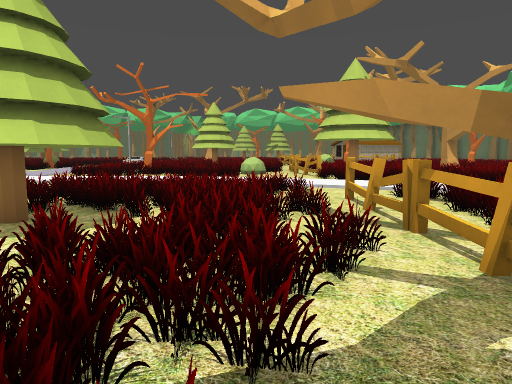
view 1 (above)

24 first-person views from a walk through a Godot game level. The camera is 1.5 m above the floor, tilts 6° down and sees 70° across. Doors that lead somewhere are drawn open, without their leaves. The floor is counted in squares, 2 m on a side. Each view is taken from the middle of a square. On the plan, view 1 faces up. The plan holds only what a view shows up to about 11 squares ahead; the rest is blank. The place goes on beyond the plan. Some surface patterns are stand-ins.

view 2
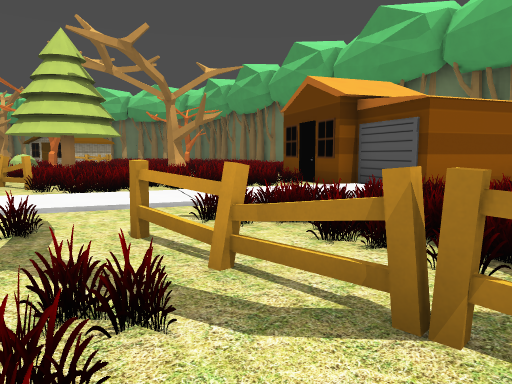

view 3
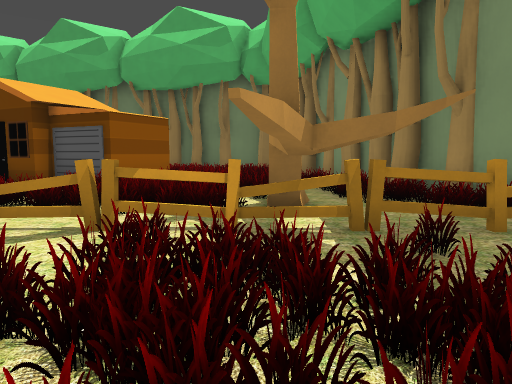

view 4
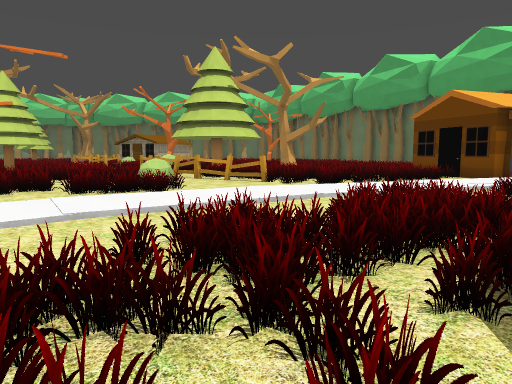

view 5
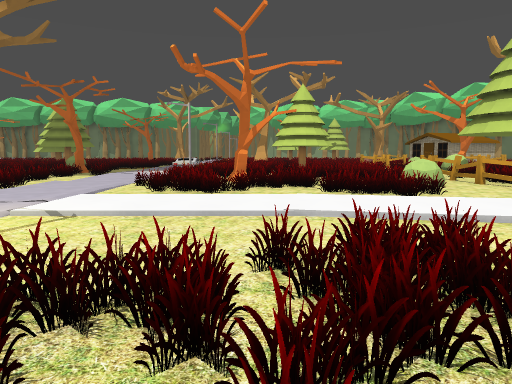

view 6
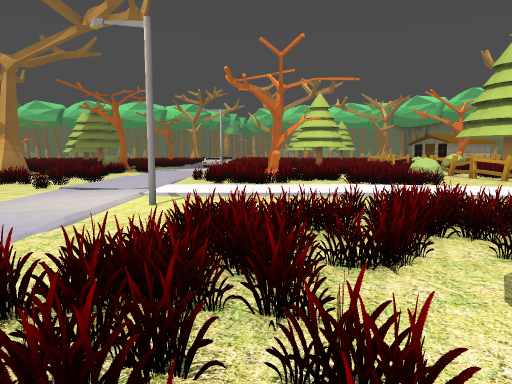

view 7
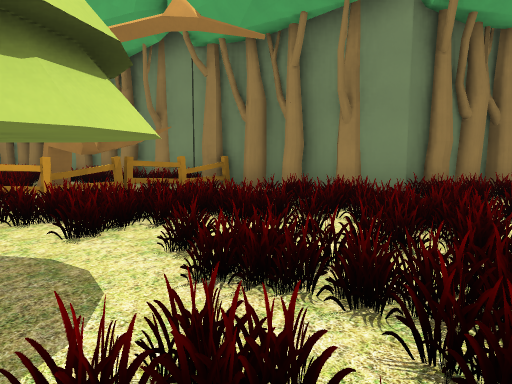

view 8
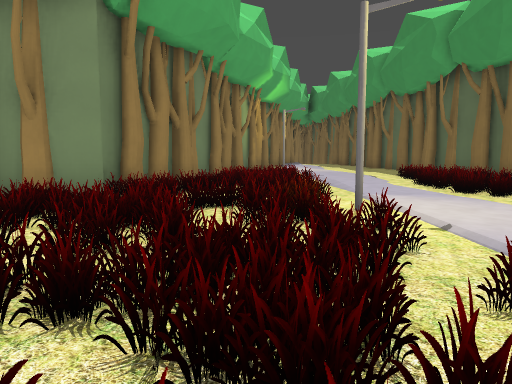

view 9
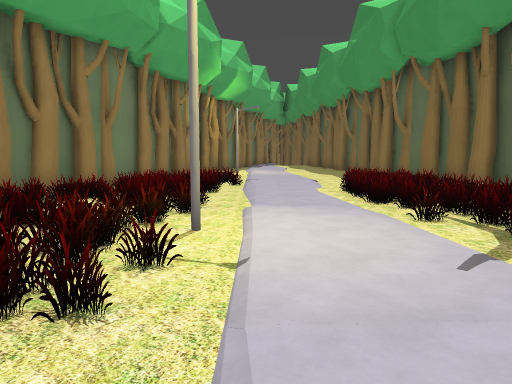

view 10
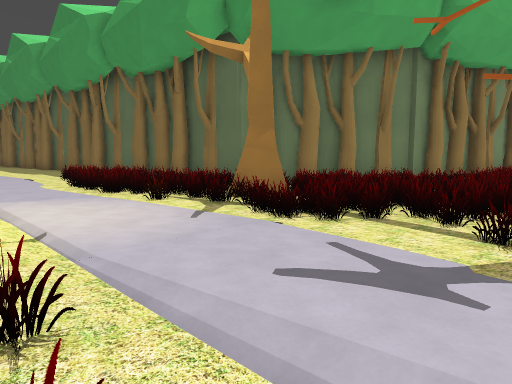

view 11
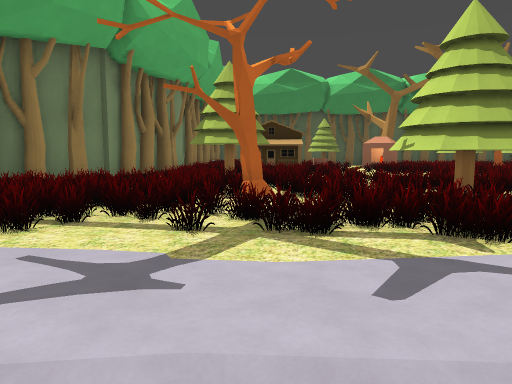

view 12
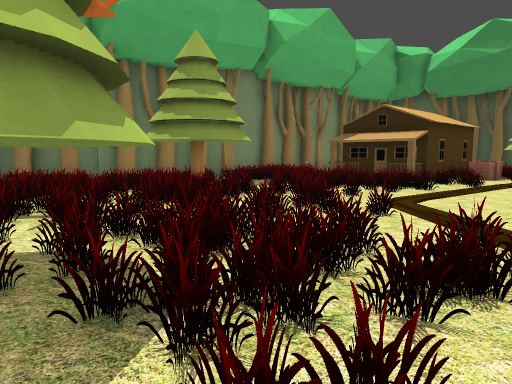

view 13
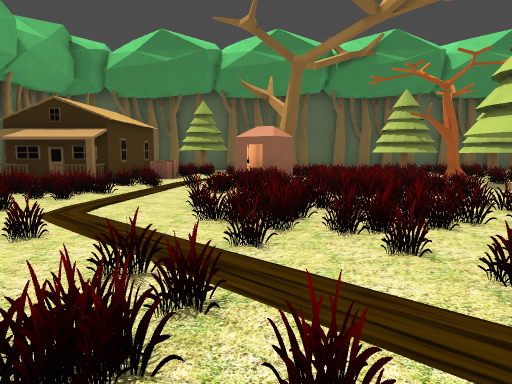

view 14
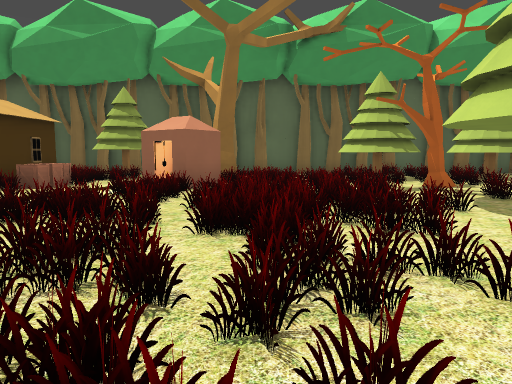

view 15
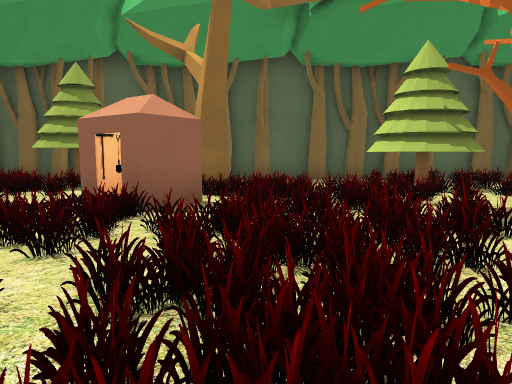

view 16
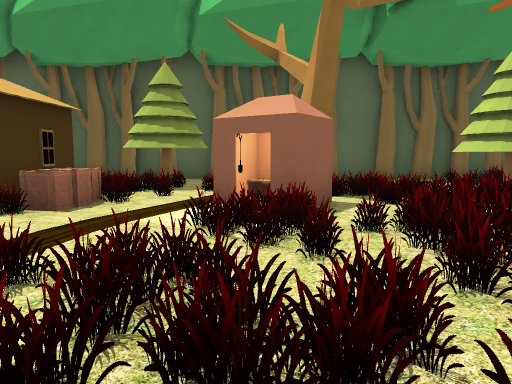

view 17
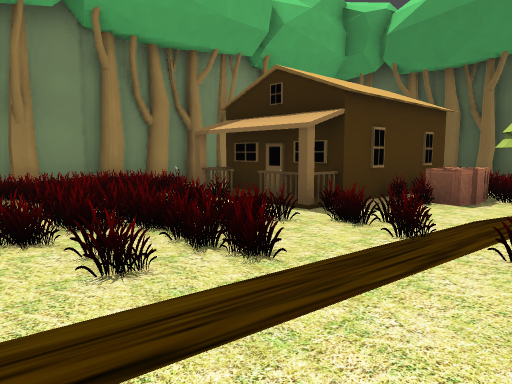

view 18
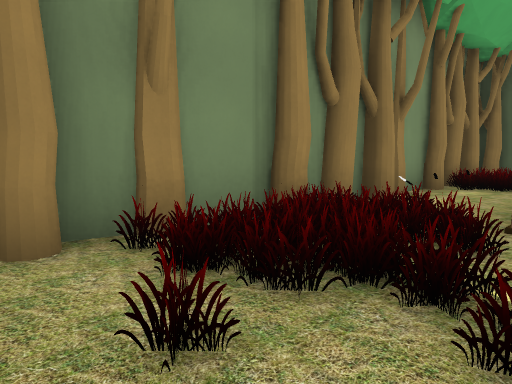

view 19
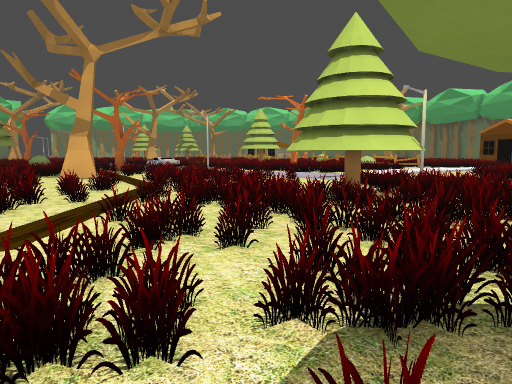

view 20
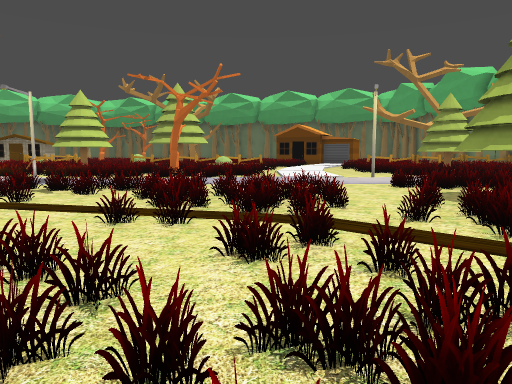

view 21
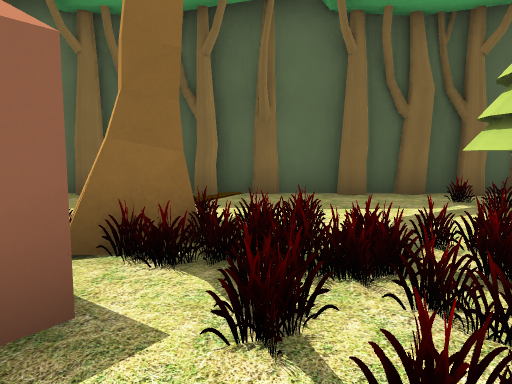

view 22
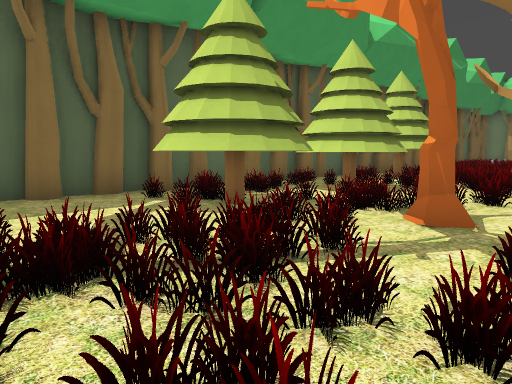

view 23
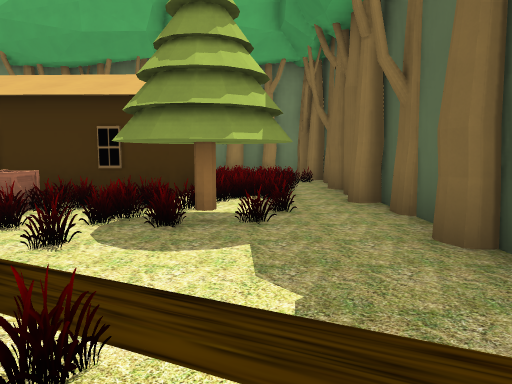

view 24
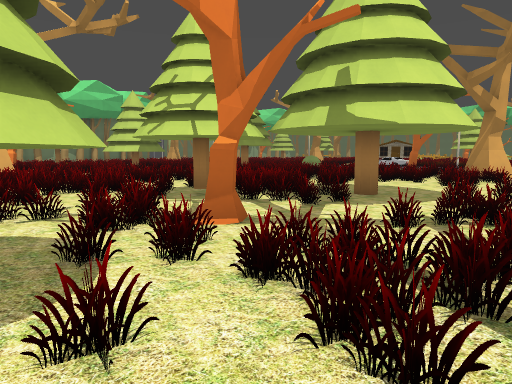

### Floor plan
Key: @ floor where view 1 was taken; # wall or solid block; x gap in a wall; . main floor; : floor 0.25 m higher than the main floor; / step, stairs or slope; D open door; = window, fence, low wall or low ledge; T tree; H house; B bush; A box.
Columns run from 30 left of view 1 to 9 right of it. Each row starts with its distance up from view 1.
 21 #.
 20 #.TT.....
 19 #.TTT..T.
 18 # .T..... ...
 17 # .T...........    ../
 16 #.TTT.T..T......#..../:         x
 15 #.TTT................/..       .=
 14 #..................../..   .. B.x
 13 #..................../:.. ... B.#
 12 #...................././........#.
 11 #..## #.............././/////.....
 10 #....#D................/::::::://...
  9 #..........................///::://...H
  8 #..T.............TTT...#.......//:::/.H
  7 #....AA..........TTT.../.........//:::H
  6 #...HH HH.........  ............#.  /H.H
  5 #.     HH............../...TT...x.    HH
  4 #.     HH........T...../..TTT...x.
  3 #.  .........T .. ...../...TT...#.
  2 #. .=.=.#....      ...:/........##.
  1 ############.       ...........=x..
  0            ####    .......... @.x..  ###
 -1               ##   T....#..     #.####
 -2                ##   .../...  #####
 -3                     ........##
 -4                   #  ../.   #
 -5                   #  ../.  #
 -6                   #  ..:.  #
 -7                   #  ....  #
 -8                      ...  ##

Positions as (right, up) in squares from view 1, and headings:
1: (0, 0), facing up
2: (0, 3), facing up-right
3: (-2, 2), facing right
4: (-5, 5), facing up-right
5: (-4, 5), facing up
6: (-5, 3), facing up
7: (-5, 4), facing down-right
8: (-5, 4), facing down
9: (-7, 3), facing down
10: (-6, 4), facing down-left
11: (-6, 4), facing left
12: (-12, 10), facing down-left
13: (-13, 10), facing left
14: (-16, 12), facing left
15: (-19, 12), facing left
16: (-19, 10), facing left
17: (-18, 9), facing down-left
18: (-18, 4), facing down-left
19: (-18, 4), facing up-right
20: (-18, 12), facing right
21: (-23, 12), facing left
22: (-23, 12), facing up-left
23: (-28, 12), facing down
24: (-27, 13), facing up-right
